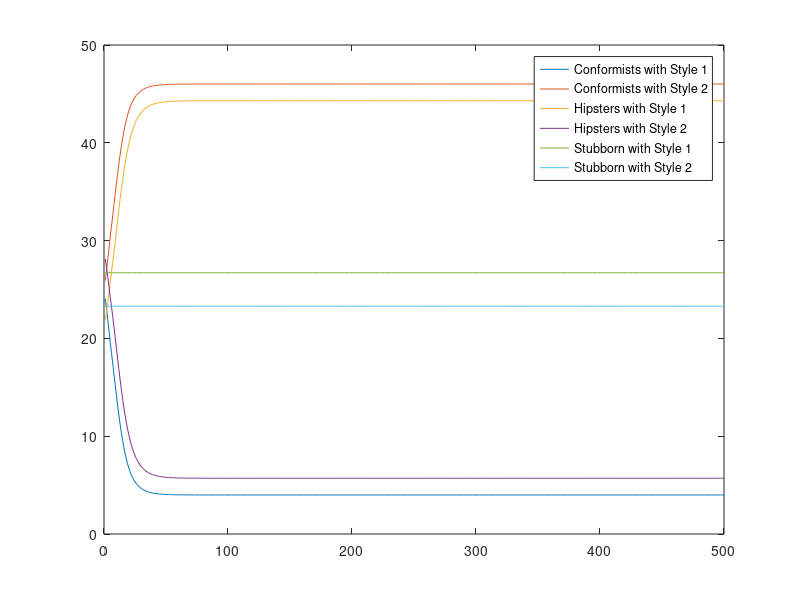

The MATLAB source for this figure:
clear all;
mult = 0;
rand_num = 1;
S = 50;
C = 50; % number of conformists
H = 50; % number of hipsters
N = 500;
stub = rand(S,1) + rand(S,1)*1i;
stub = stub./abs(stub);
con = rand(C,1) + rand(C,1)*1i;
con = con./abs(con);
hip = rand(H,1) + rand(H,1)*1i;
hip = hip./abs(hip);
% Initializiation of the fashion choises of conformists and hipsters

for i =1:4
stub1(i) = sum(real(stub).^2);
stub2(i) = sum(imag(stub).^2);
con1(i) = sum(real(con).^2);
con2(i) = sum(imag(con).^2);
hip1(i) = sum(real(hip).^2);
hip2(i) = sum(imag(hip).^2);
p1 = (con1(i) + hip1(i) + stub1(i))/(C + H + S);
p2 = (con2(i) + hip2(i) + stub2(i))/(C + H + S);
con = real(con)*(p1 + mult*rand_num) + imag(con)*(p2 + mult*rand_num)*1i;
hip = real(hip)*(p2 + mult*rand_num) + imag(hip)*(p1 + mult*rand_num)*1i;
stub = real(stub)*(1 + mult*rand_num) + imag(stub)*(1 + mult*rand_num)*1i;
con = con./abs(con);
hip = hip./abs(hip);
stub = stub./abs(stub);
end

for i=5:N
stub1(i) = sum(real(stub).^2);
stub2(i) = sum(imag(stub).^2);
con1(i) = sum(real(con).^2);
con2(i) = sum(imag(con).^2);
hip1(i) = sum(real(hip).^2);
hip2(i) = sum(imag(hip).^2);
p1curr = (con1(i-4) + hip1(i-4) + stub1(i-4))/(C + H + S);
p2curr = (con2(i-4) + hip2(i-4) + stub2(i-4))/(C + H + S);
p1prev = (con1(i-2) + hip1(i-2) + stub1(i-2))/(C + H + S);
p2prev = (con2(i-2) + hip2(i-2) + stub2(i-2))/(C + H + S);
p1 = (p1curr + p1prev)/2;
p2 = (p2curr + p2prev)/2;
con = real(con)*(p1 + mult*rand_num) + imag(con)*(p2 + mult*rand_num)*1i;
hip = real(hip)*(p2 + mult*rand_num) + imag(hip)*(p1 + mult*rand_num)*1i;
stub = real(stub)*(1 + mult*rand_num) + imag(stub)*(1 + mult*rand_num)*1i;
con = con./abs(con);
hip = hip./abs(hip);
stub = stub./abs(stub);
end


t = 1:N;
plot(t,con1,t,con2,t,hip1,t,hip2,t,stub1,t,stub2);
legend('Conformists with Style 1','Conformists with Style 2','Hipsters with Style 1','Hipsters with Style 2','Stubborn with Style 1','Stubborn with Style 2');
